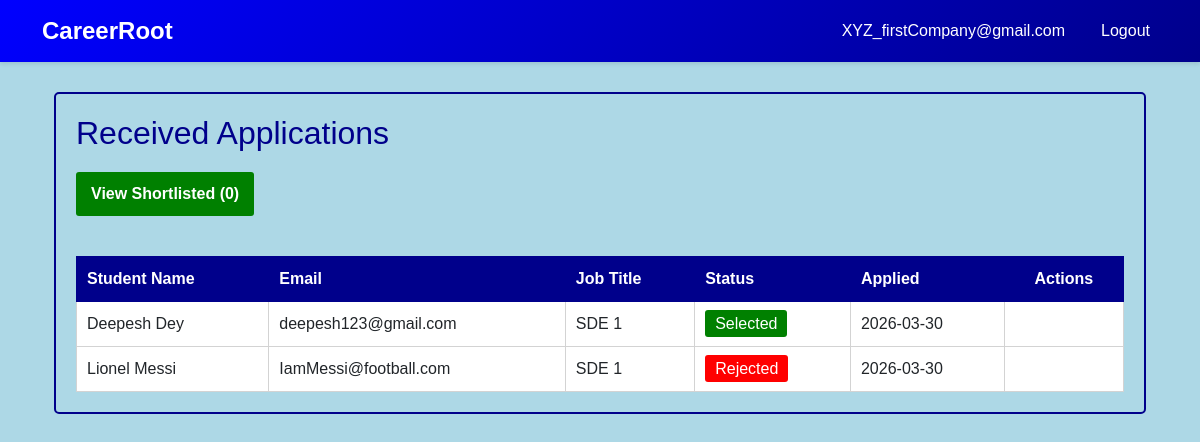
Page /company/applications (signed in) on the earlier database version.
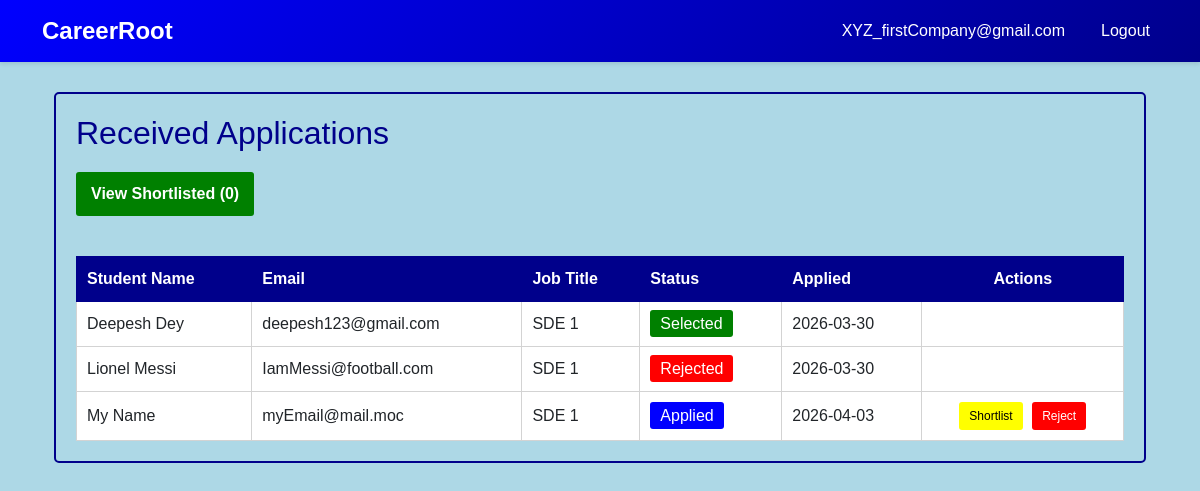
Same page on the later database version.
### core/database/models.py (models this page shows, shortened)
class Application(db.Model):
    __tablename__ = 'application'
    application_id = db.Column(db.Integer, primary_key=True, autoincrement=True)
    student_id = db.Column(db.Integer, db.ForeignKey('student.student_id'), nullable=False)
    drive_id = db.Column(db.Integer, db.ForeignKey('placement_drive.drive_id'), nullable=False)
    application_date = db.Column(db.DateTime, default=datetime.utcnow)
    status = db.Column(
        db.String(20),
        default=ApplicationStatus.APPLIED.value,
        nullable=False
    )  #Applied, Shortlisted, Selected, Rejected
    created_at = db.Column(db.DateTime, default=datetime.utcnow)
    updated_at = db.Column(db.DateTime, default=datetime.utcnow, onupdate=datetime.utcnow)
    placement = db.relationship('Placement', backref='application', uselist=False, cascade='all, delete-orphan')
    __table_args__ = (db.UniqueConstraint('student_id', 'drive_id', name='unique_student_drive'),)

class Student(db.Model):
    __tablename__ = 'student'
    student_id = db.Column(db.Integer, primary_key=True, autoincrement=True)
    name = db.Column(db.String(150), nullable=False)
    email = db.Column(db.String(120), unique=True, nullable=False)
    password = db.Column(db.String(255), nullable=False)
    phone = db.Column(db.String(15), nullable=True)
    department = db.Column(db.String(100), nullable=True)
    cgpa = db.Column(db.Float, nullable=True)
    resume_path = db.Column(db.String(255), nullable=True)  # Path to uploaded resume
    blacklist_status = db.Column(db.Boolean, default=False)  # True = blacklisted
    created_at = db.Column(db.DateTime, default=datetime.utcnow)
    updated_at = db.Column(db.DateTime, default=datetime.utcnow, onupdate=datetime.utcnow)
    applications = db.relationship('Application', backref='student', lazy=True, cascade='all, delete-orphan')
    placements = db.relationship('Placement', backref='student', lazy=True, cascade='all, delete-orphan')

class PlacementDrive(db.Model):
    __tablename__ = 'placement_drive'
    drive_id = db.Column(db.Integer, primary_key=True, autoincrement=True)
    company_id = db.Column(db.Integer, db.ForeignKey('company.company_id'), nullable=False)
    job_title = db.Column(db.String(150), nullable=False)
    job_description = db.Column(db.Text, nullable=True)
    eligibility_criteria = db.Column(db.Text, nullable=True)
    skills_required = db.Column(db.Text, nullable=True)  #comma separated skills
    experience_required = db.Column(db.String(100), nullable=True)  #e.g., 0-2 years
    salary_range = db.Column(db.String(100), nullable=True)  #e.g., 5-8 LPA
    application_deadline = db.Column(db.DateTime, nullable=False)
    status = db.Column(
        db.String(20),
        default=DriveStatus.PENDING.value,
        nullable=False
    )  # pending, aproved, closed
    created_at = db.Column(db.DateTime, default=datetime.utcnow)
    updated_at = db.Column(db.DateTime, default=datetime.utcnow, onupdate=datetime.utcnow)
    applications = db.relationship('Application', backref='drive', lazy=True, cascade='all, delete-orphan')
    placements = db.relationship('Placement', backref='drive', lazy=True, cascade='all, delete-orphan')

### core/routes/company.py (the view)
@company_bp.route('/applications')
def applications():
    if not check_company():
        return redirect(url_for('auth.homepage'))
    company_id = session.get('user_id')
    company = Company.query.get(company_id)
    applications = db.session.query(Application).join(
        PlacementDrive, Application.drive_id == PlacementDrive.drive_id
    ).filter(PlacementDrive.company_id == company_id).all()
    return render_template('company_view_applications.html', company=company, applications=applications)

### core/routes/company.py (called while the page is built)
def check_company():
    if session.get('user_type') != 'company':
        flash('Unauthorized access', 'danger')
        return False
    return True

### templates/company_view_applications.html (shortened to what the changed rows need)
{% extends "base.html" %}
{% block content %}
<div class="container" style="margin-top:30px; margin-bottom:30px;">
    <div style="background-color:lightblue; padding:20px; border:2px solid darkblue; border-radius:5px;">
        <h2 style="color:darkblue; margin-bottom:20px;">Received Applications</h2>
        {% if applications %}
            <table style="width:100%; border-collapse:collapse; background-color:white; margin-top:20px;">
                <thead>
                    <tr style="background-color:darkblue; color:white;">
                        <th style="padding:10px; border:1px solid darkblue; text-align:left;">Student Name</th>
                        <th style="padding:10px; border:1px solid darkblue; text-align:left;">Email</th>
                        <th style="padding:10px; border:1px solid darkblue; text-align:left;">Job Title</th>
                        <th style="padding:10px; border:1px solid darkblue; text-align:left;">Status</th>
                        <th style="padding:10px; border:1px solid darkblue; text-align:left;">Applied</th>
                        <th style="padding:10px; border:1px solid darkblue; text-align:center;">Actions</th>
                    </tr>
                </thead>
                <tbody>
                    {% for application in applications %}
                        <tr style="border-bottom:1px solid lightgray;">
                            <td style="padding:10px; border:1px solid lightgray;">{{ application.student.name }}</td>
                            <td style="padding:10px; border:1px solid lightgray;">{{ application.student.email }}</td>
                            <td style="padding:10px; border:1px solid lightgray;">{{ application.drive.job_title }}</td>
                            <td style="padding:10px; border:1px solid lightgray;">
                                {% if application.status == 'Applied' %}
                                    <span style="background-color:blue; color:white; padding:5px 10px; border-radius:3px;">{{ application.status }}</span>
                                {% elif application.status == 'Shortlisted' %}
                                    <span style="background-color:yellow; color:black; padding:5px 10px; border-radius:3px;">{{ application.status }}</span>
                                {% elif application.status == 'Selected' %}
                                    <span style="background-color:green; color:white; padding:5px 10px; border-radius:3px;">{{ application.status }}</span>
                                {% elif application.status == 'Rejected' %}
                                    <span style="background-color:red; color:white; padding:5px 10px; border-radius:3px;">{{ application.status }}</span>
                                {% endif %}
                            </td>
                            <td style="padding:10px; border:1px solid lightgray;">{{ application.application_date.strftime('%Y-%m-%d') }}</td>
                            <td style="padding:10px; border:1px solid lightgray; text-align:center;">
                                {% if application.status != 'Rejected' and application.status != 'Selected' %}
                                    <form method="POST" style="display:inline-block;">
                                        {% if application.status == 'Applied' %}
                                            <button formaction="{{ url_for('company.shortlist_application', application_id=application.application_id) }}" type="submit" style="background-color:yellow; color:black; padding:5px 10px; border:none; border-radius:3px; cursor:pointer; font-size:12px; margin-right:5px;">
                                                Shortlist
                                            </button>
                                        {% endif %}
                                        <button formaction="{{ url_for('company.reject_application', application_id=application.application_id) }}" type="submit" style="background-color:red; color:white; padding:5px 10px; border:none; border-radius:3px; cursor:pointer; font-size:12px;">
                                            Reject
                                        </button>
                                    </form>
                                {% endif %}
                            </td>
                        </tr>
                    {% endfor %}
                </tbody>
            </table>
        {% else %}
            <div style="background-color:white; padding:20px; border:1px solid lightgray; border-radius:3px; text-align:center;">
                <p>No applications received yet.</p>
            </div>
        {% endif %}
    </div>
</div>
{% endblock %}

Differences in the rows shown:
added Application: student.name "My Name", student.email "myEmail@mail.moc", drive.job_title "SDE 1", status "Applied", application_date "2026-04-03"
